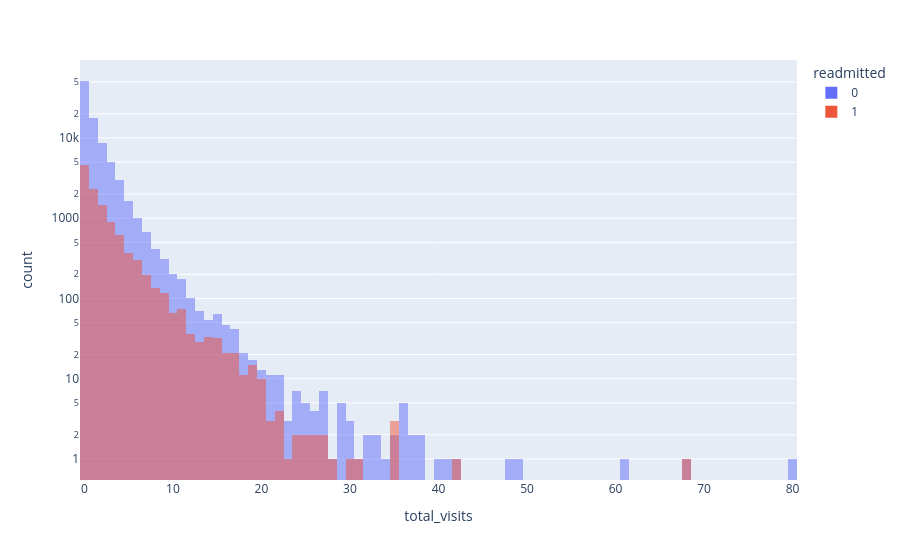

Source (notebook cell):
### Code cell
df['total_visits'] = df['number_inpatient'] + df['number_outpatient'] + df['number_emergency']

fig = px.histogram(df, color = 'readmitted', x = 'total_visits', barmode = 'overlay', log_y = True)
fig.show()

### Figure 1 — Plotly figure (JSON) as saved in the notebook; plotly's stock layout.template omitted (floating-point values rounded to 4 significant figures; data arrays with more than 128 entries replaced by an {"elided": "..."} marker saying what was removed)
{"data": [{"alignmentgroup": "True", "bingroup": "x", "hovertemplate": "readmitted=0<br>total_visits=%{x}<br>count=%{y}<extra></extra>", "legendgroup": "0", "marker": {"color": "#636efa", "opacity": 0.5, "pattern": {"shape": ""}}, "name": "0", "offsetgroup": "0", "orientation": "v", "showlegend": true, "type": "histogram", "x": {"elided": "90409 int values"}, "xaxis": "x", "yaxis": "y"}, {"alignmentgroup": "True", "bingroup": "x", "hovertemplate": "readmitted=1<br>total_visits=%{x}<br>count=%{y}<extra></extra>", "legendgroup": "1", "marker": {"color": "#EF553B", "opacity": 0.5, "pattern": {"shape": ""}}, "name": "1", "offsetgroup": "1", "orientation": "v", "showlegend": true, "type": "histogram", "x": {"elided": "11357 int values"}, "xaxis": "x", "yaxis": "y"}], "layout": {"autosize": true, "barmode": "overlay", "legend": {"title": {"text": "readmitted"}, "tracegroupgap": 0}, "margin": {"t": 60}, "xaxis": {"anchor": "y", "autorange": true, "domain": [0, 1], "range": [-0.5, 80.5], "title": {"text": "total_visits"}, "type": "linear"}, "yaxis": {"anchor": "x", "autorange": true, "domain": [0, 1], "range": [-0.2617, 4.971], "title": {"text": "count"}, "type": "log"}}}
